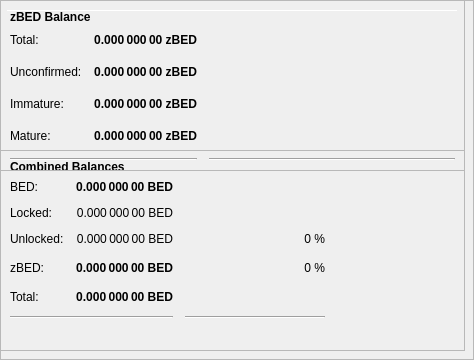
        <widget class="QFrame" name="frameObfuscation">
         <property name="minimumSize">
          <size>
           <width>0</width>
           <height>350</height>
          </size>
         </property>
         <property name="layoutDirection">
          <enum>Qt::LeftToRight</enum>
         </property>
         <property name="frameShape">
          <enum>QFrame::StyledPanel</enum>
         </property>
         <property name="frameShadow">
          <enum>QFrame::Raised</enum>
         </property>
         <widget class="QPushButton" name="runAutoDenom">
          <property name="geometry">
           <rect>
            <x>251</x>
            <y>17</y>
            <width>1</width>
            <height>1</height>
           </rect>
          </property>
          <property name="palette">
           <palette>
            <active>
             <colorrole role="WindowText">
              <brush brushstyle="SolidPattern">
               <color alpha="255">
                <red>0</red>
                <green>0</green>
                <blue>0</blue>
               </color>
              </brush>
             </colorrole>
             <colorrole role="Button">
              <brush brushstyle="SolidPattern">
               <color alpha="255">
                <red>239</red>
                <green>238</green>
                <blue>238</blue>
               </color>
              </brush>
             </colorrole>
             <colorrole role="Light">
              <brush brushstyle="SolidPattern">
               <color alpha="255">
                <red>255</red>
                <green>255</green>
                <blue>255</blue>
               </color>
              </brush>
             </colorrole>
             <colorrole role="Midlight">
              <brush brushstyle="SolidPattern">
               <color alpha="255">
                <red>247</red>
                <green>246</green>
                <blue>246</blue>
               </color>
              </brush>
             </colorrole>
             <colorrole role="Dark">
              <brush brushstyle="SolidPattern">
               <color alpha="255">
                <red>119</red>
                <green>119</green>
                <blue>119</blue>
               </color>
              </brush>
             </colorrole>
             <colorrole role="Mid">
              <brush brushstyle="SolidPattern">
               <color alpha="255">
                <red>159</red>
                <green>159</green>
                <blue>159</blue>
               </color>
              </brush>
             </colorrole>
             <colorrole role="Text">
              <brush brushstyle="SolidPattern">
               <color alpha="255">
                <red>0</red>
                <green>0</green>
                <blue>0</blue>
               </color>
              </brush>
             </colorrole>
             <colorrole role="BrightText">
              <brush brushstyle="SolidPattern">
               <color alpha="255">
                <red>255</red>
                <green>255</green>
                <blue>255</blue>
               </color>
              </brush>
             </colorrole>
             <colorrole role="ButtonText">
              <brush brushstyle="SolidPattern">
               <color alpha="255">
                <red>0</red>
                <green>0</green>
                <blue>0</blue>
               </color>
              </brush>
             </colorrole>
             <colorrole role="Base">
              <brush brushstyle="SolidPattern">
               <color alpha="255">
                <red>255</red>
                <green>255</green>
                <blue>255</blue>
               </color>
              </brush>
             </colorrole>
             <colorrole role="Window">
              <brush brushstyle="SolidPattern">
               <color alpha="255">
                <red>239</red>
                <green>238</green>
                <blue>238</blue>
               </color>
              </brush>
             </colorrole>
             <colorrole role="Shadow">
              <brush brushstyle="SolidPattern">
               <color alpha="255">
                <red>0</red>
                <green>0</green>
                <blue>0</blue>
               </color>
              </brush>
             </colorrole>
             <colorrole role="AlternateBase">
              <brush brushstyle="SolidPattern">
               <color alpha="255">
                <red>247</red>
                <green>246</green>
                <blue>246</blue>
               </color>
              </brush>
             </colorrole>
             <colorrole role="ToolTipBase">
              <brush brushstyle="SolidPattern">
               <color alpha="255">
                <red>255</red>
                <green>255</green>
                <blue>220</blue>
               </color>
              </brush>
             </colorrole>
             <colorrole role="ToolTipText">
              <brush brushstyle="SolidPattern">
               <color alpha="255">
                <red>0</red>
                <green>0</green>
                <blue>0</blue>
               </color>
              </brush>
             </colorrole>
            </active>
            <inactive>
             <colorrole role="WindowText">
              <brush brushstyle="SolidPattern">
               <color alpha="255">
                <red>0</red>
                <green>0</green>
                <blue>0</blue>
               </color>
              </brush>
             </colorrole>
             <colorrole role="Button">
              <brush brushstyle="SolidPattern">
               <color alpha="255">
                <red>239</red>
                <green>238</green>
                <blue>238</blue>
               </color>
              </brush>
             </colorrole>
             <colorrole role="Light">
              <brush brushstyle="SolidPattern">
               <color alpha="255">
                <red>255</red>
                <green>255</green>
                <blue>255</blue>
               </color>
              </brush>
             </colorrole>
             <colorrole role="Midlight">
              <brush brushstyle="SolidPattern">
               <color alpha="255">
                <red>247</red>
                <green>246</green>
                <blue>246</blue>
               </color>
              </brush>
             </colorrole>
             <colorrole role="Dark">
              <brush brushstyle="SolidPattern">
               <color alpha="255">
                <red>119</red>
                <green>119</green>
                <blue>119</blue>
               </color>
              </brush>
             </colorrole>
             <colorrole role="Mid">
              <brush brushstyle="SolidPattern">
               <color alpha="255">
                <red>159</red>
                <green>159</green>
                <blue>159</blue>
               </color>
              </brush>
             </colorrole>
             <colorrole role="Text">
              <brush brushstyle="SolidPattern">
               <color alpha="255">
                <red>0</red>
                <green>0</green>
                <blue>0</blue>
               </color>
              </brush>
             </colorrole>
             <colorrole role="BrightText">
              <brush brushstyle="SolidPattern">
               <color alpha="255">
                <red>255</red>
                <green>255</green>
                <blue>255</blue>
               </color>
              </brush>
             </colorrole>
             <colorrole role="ButtonText">
              <brush brushstyle="SolidPattern">
               <color alpha="255">
                <red>0</red>
                <green>0</green>
                <blue>0</blue>
               </color>
              </brush>
             </colorrole>
             <colorrole role="Base">
              <brush brushstyle="SolidPattern">
               <color alpha="255">
                <red>255</red>
                <green>255</green>
                <blue>255</blue>
               </color>
              </brush>
             </colorrole>
             <colorrole role="Window">
              <brush brushstyle="SolidPattern">
               <color alpha="255">
                <red>239</red>
                <green>238</green>
                <blue>238</blue>
               </color>
              </brush>
             </colorrole>
             <colorrole role="Shadow">
              <brush brushstyle="SolidPattern">
               <color alpha="255">
                <red>0</red>
                <green>0</green>
                <blue>0</blue>
               </color>
              </brush>
             </colorrole>
             <colorrole role="AlternateBase">
              <brush brushstyle="SolidPattern">
               <color alpha="255">
                <red>247</red>
                <green>246</green>
                <blue>246</blue>
               </color>
              </brush>
             </colorrole>
             <colorrole role="ToolTipBase">
              <brush brushstyle="SolidPattern">
               <color alpha="255">
                <red>255</red>
                <green>255</green>
                <blue>220</blue>
               </color>
              </brush>
             </colorrole>
             <colorrole role="ToolTipText">
              <brush brushstyle="SolidPattern">
               <color alpha="255">
                <red>0</red>
                <green>0</green>
                <blue>0</blue>
               </color>
              </brush>
             </colorrole>
            </inactive>
            <disabled>
             <colorrole role="WindowText">
              <brush brushstyle="SolidPattern">
               <color alpha="255">
                <red>119</red>
                <green>119</green>
                <blue>119</blue>
               </color>
              </brush>
             </colorrole>
             <colorrole role="Button">
              <brush brushstyle="SolidPattern">
               <color alpha="255">
                <red>239</red>
                <green>238</green>
                <blue>238</blue>
               </color>
              </brush>
             </colorrole>
             <colorrole role="Light">
              <brush brushstyle="SolidPattern">
               <color alpha="255">
                <red>255</red>
                <green>255</green>
                <blue>255</blue>
               </color>
              </brush>
             </colorrole>
             <colorrole role="Midlight">
              <brush brushstyle="SolidPattern">
               <color alpha="255">
                <red>247</red>
                <green>246</green>
                <blue>246</blue>
               </color>
              </brush>
             </colorrole>
             <colorrole role="Dark">
              <brush brushstyle="SolidPattern">
               <color alpha="255">
                <red>119</red>
                <green>119</green>
                <blue>119</blue>
               </color>
              </brush>
             </colorrole>
             <colorrole role="Mid">
              <brush brushstyle="SolidPattern">
               <color alpha="255">
                <red>159</red>
                <green>159</green>
                <blue>159</blue>
               </color>
              </brush>
             </colorrole>
             <colorrole role="Text">
              <brush brushstyle="SolidPattern">
               <color alpha="255">
                <red>119</red>
                <green>119</green>
                <blue>119</blue>
               </color>
              </brush>
             </colorrole>
             <colorrole role="BrightText">
              <brush brushstyle="SolidPattern">
               <color alpha="255">
                <red>255</red>
                <green>255</green>
                <blue>255</blue>
               </color>
              </brush>
             </colorrole>
             <colorrole role="ButtonText">
              <brush brushstyle="SolidPattern">
               <color alpha="255">
                <red>119</red>
                <green>119</green>
                <blue>119</blue>
               </color>
              </brush>
             </colorrole>
             <colorrole role="Base">
              <brush brushstyle="SolidPattern">
               <color alpha="255">
                <red>239</red>
                <green>238</green>
                <blue>238</blue>
               </color>
              </brush>
             </colorrole>
             <colorrole role="Window">
              <brush brushstyle="SolidPattern">
               <color alpha="255">
                <red>239</red>
                <green>238</green>
                <blue>238</blue>
               </color>
              </brush>
             </colorrole>
             <colorrole role="Shadow">
              <brush brushstyle="SolidPattern">
               <color alpha="255">
                <red>0</red>
                <green>0</green>
                <blue>0</blue>
               </color>
              </brush>
             </colorrole>
             <colorrole role="AlternateBase">
              <brush brushstyle="SolidPattern">
               <color alpha="255">
                <red>239</red>
                <green>238</green>
                <blue>238</blue>
               </color>
              </brush>
             </colorrole>
             <colorrole role="ToolTipBase">
              <brush brushstyle="SolidPattern">
               <color alpha="255">
                <red>255</red>
                <green>255</green>
                <blue>220</blue>
               </color>
              </brush>
             </colorrole>
             <colorrole role="ToolTipText">
              <brush brushstyle="SolidPattern">
               <color alpha="255">
                <red>0</red>
                <green>0</green>
                <blue>0</blue>
               </color>
              </brush>
             </colorrole>
            </disabled>
           </palette>
          </property>
          <property name="focusPolicy">
           <enum>Qt::NoFocus</enum>
          </property>
          <property name="autoFillBackground">
           <bool>true</bool>
          </property>
          <property name="text">
           <string/>
          </property>
          <property name="flat">
           <bool>true</bool>
          </property>
         </widget>
         <widget class="Line" name="line">
          <property name="geometry">
           <rect>
            <x>7</x>
            <y>10</y>
            <width>451</width>
            <height>1</height>
           </rect>
          </property>
          <property name="orientation">
           <enum>Qt::Horizontal</enum>
          </property>
         </widget>
         <widget class="QFrame" name="frame_3">
          <property name="geometry">
           <rect>
            <x>0</x>
            <y>150</y>
            <width>465</width>
            <height>201</height>
           </rect>
          </property>
          <property name="frameShape">
           <enum>QFrame::StyledPanel</enum>
          </property>
          <property name="frameShadow">
           <enum>QFrame::Raised</enum>
          </property>
          <layout class="QVBoxLayout" name="verticalLayout_5">
           <item>
            <layout class="QHBoxLayout" name="horizontalLayout_5" stretch="0">
             <item>
              <widget class="QLabel" name="label_5z">
               <property name="maximumSize">
                <size>
                 <width>16777215</width>
                 <height>20</height>
                </size>
               </property>
               <property name="font">
                <font>
                 <weight>75</weight>
                 <bold>true</bold>
                </font>
               </property>
               <property name="toolTip">
                <string>Combined Balances (including unconfirmed and immature coins)</string>
               </property>
               <property name="text">
                <string>&lt;html&gt;&lt;head/&gt;&lt;body&gt;&lt;p&gt;Combined Balances&lt;/p&gt;&lt;/body&gt;&lt;/html&gt;</string>
               </property>
              </widget>
             </item>
            </layout>
           </item>
           <item>
            <layout class="QGridLayout" name="gridLayout_3">
             <property name="spacing">
              <number>12</number>
             </property>
             <item row="7" column="0" colspan="2">
              <widget class="Line" name="lineSpendableBalance_3">
               <property name="orientation">
                <enum>Qt::Horizontal</enum>
               </property>
              </widget>
             </item>
             <item row="7" column="2">
              <widget class="Line" name="lineWatchBalance_3">
               <property name="sizePolicy">
                <sizepolicy hsizetype="Preferred" vsizetype="Fixed">
                 <horstretch>0</horstretch>
                 <verstretch>0</verstretch>
                </sizepolicy>
               </property>
               <property name="minimumSize">
                <size>
                 <width>140</width>
                 <height>0</height>
                </size>
               </property>
               <property name="orientation">
                <enum>Qt::Horizontal</enum>
               </property>
              </widget>
             </item>
             <item row="4" column="1">
              <widget class="QLabel" name="labelzBalancez">
               <property name="font">
                <font>
                 <weight>75</weight>
                 <bold>true</bold>
                </font>
               </property>
               <property name="cursor">
                <cursorShape>IBeamCursor</cursorShape>
               </property>
               <property name="toolTip">
                <string>Total of transactions that have yet to be confirmed, and do not yet count toward the spendable balance</string>
               </property>
               <property name="text">
                <string notr="true">0.000 000 00 BED</string>
               </property>
               <property name="alignment">
                <set>Qt::AlignRight|Qt::AlignTrailing|Qt::AlignVCenter</set>
               </property>
               <property name="textInteractionFlags">
                <set>Qt::LinksAccessibleByMouse|Qt::TextSelectableByKeyboard|Qt::TextSelectableByMouse</set>
               </property>
              </widget>
             </item>
             <item row="6" column="1">
              <widget class="QLabel" name="labelTotalz">
               <property name="font">
                <font>
                 <weight>75</weight>
                 <bold>true</bold>
                </font>
               </property>
               <property name="cursor">
                <cursorShape>IBeamCursor</cursorShape>
               </property>
               <property name="toolTip">
                <string>Total Balance, including unconfirmed and immature coins.</string>
               </property>
               <property name="text">
                <string notr="true">0.000 000 00 BED</string>
               </property>
               <property name="alignment">
                <set>Qt::AlignRight|Qt::AlignTrailing|Qt::AlignVCenter</set>
               </property>
               <property name="textInteractionFlags">
                <set>Qt::LinksAccessibleByMouse|Qt::TextSelectableByKeyboard|Qt::TextSelectableByMouse</set>
               </property>
              </widget>
             </item>
             <item row="4" column="3">
              <spacer name="horizontalSpacer_6">
               <property name="orientation">
                <enum>Qt::Horizontal</enum>
               </property>
               <property name="sizeHint" stdset="0">
                <size>
                 <width>40</width>
                 <height>20</height>
                </size>
               </property>
              </spacer>
             </item>
             <item row="6" column="0">
              <widget class="QLabel" name="labelTotalTextz">
               <property name="text">
                <string>Total:</string>
               </property>
              </widget>
             </item>
             <item row="1" column="0">
              <widget class="QLabel" name="labelBalanceTextz">
               <property name="text">
                <string>BED:</string>
               </property>
              </widget>
             </item>
             <item row="1" column="1">
              <widget class="QLabel" name="labelBalancez">
               <property name="font">
                <font>
                 <weight>75</weight>
                 <bold>true</bold>
                </font>
               </property>
               <property name="cursor">
                <cursorShape>IBeamCursor</cursorShape>
               </property>
               <property name="toolTip">
                <string>Your current spendable balance</string>
               </property>
               <property name="text">
                <string notr="true">0.000 000 00 BED</string>
               </property>
               <property name="alignment">
                <set>Qt::AlignRight|Qt::AlignTrailing|Qt::AlignVCenter</set>
               </property>
               <property name="textInteractionFlags">
                <set>Qt::LinksAccessibleByMouse|Qt::TextSelectableByKeyboard|Qt::TextSelectableByMouse</set>
               </property>
              </widget>
             </item>
             <item row="4" column="0">
              <widget class="QLabel" name="labelzBalanceTextz">
               <property name="toolTip">
                <string/>
               </property>
               <property name="text">
                <string>zBED:</string>
               </property>
              </widget>
             </item>
             <item row="4" column="2">
              <widget class="QLabel" name="labelzBEDPercent">
               <property name="toolTip">
                <string>Current percentage of zBED.
If AutoMint is enabled this percentage will settle around the configured AutoMint percentage (default = 10%)</string>
               </property>
               <property name="text">
                <string>0 %</string>
               </property>
               <property name="alignment">
                <set>Qt::AlignRight|Qt::AlignTrailing|Qt::AlignVCenter</set>
               </property>
              </widget>
             </item>
             <item row="6" column="2">
              <widget class="QLabel" name="label100Percent">
               <property name="text">
                <string/>
               </property>
               <property name="alignment">
                <set>Qt::AlignRight|Qt::AlignTrailing|Qt::AlignVCenter</set>
               </property>
              </widget>
             </item>
             <item row="2" column="1">
              <widget class="QLabel" name="labelLockedBalance">
               <property name="toolTip">
                <string>Locked BED or Masternode collaterals. These are excluded from zBED minting.</string>
               </property>
               <property name="text">
                <string>0.000 000 00 BED</string>
               </property>
               <property name="alignment">
                <set>Qt::AlignRight|Qt::AlignTrailing|Qt::AlignVCenter</set>
               </property>
              </widget>
             </item>
             <item row="2" column="0">
              <widget class="QLabel" name="labelLockedBalanceText">
               <property name="toolTip">
                <string>Locked BED or Masternode collaterals. These are excluded from zBED minting.</string>
               </property>
               <property name="text">
                <string>Locked:</string>
               </property>
              </widget>
             </item>
             <item row="3" column="0">
              <widget class="QLabel" name="labelUnLockedBalanceText">
               <property name="toolTip">
                <string>Unlocked BEDs. These can be used for zBED minting.</string>
               </property>
               <property name="text">
                <string>Unlocked:</string>
               </property>
              </widget>
             </item>
             <item row="3" column="1">
              <widget class="QLabel" name="labelUnLockedBalance">
               <property name="toolTip">
                <string>Unlocked BEDs. These can be used for zBED minting.</string>
               </property>
               <property name="text">
                <string>0.000 000 00 BED</string>
               </property>
               <property name="alignment">
                <set>Qt::AlignRight|Qt::AlignTrailing|Qt::AlignVCenter</set>
               </property>
              </widget>
             </item>
             <item row="3" column="2">
              <widget class="QLabel" name="labelBEDPercent">
               <property name="text">
                <string>0 %</string>
               </property>
               <property name="alignment">
                <set>Qt::AlignRight|Qt::AlignTrailing|Qt::AlignVCenter</set>
               </property>
              </widget>
             </item>
            </layout>
           </item>
           <item>
            <spacer name="verticalSpacer">
             <property name="orientation">
              <enum>Qt::Vertical</enum>
             </property>
             <property name="sizeHint" stdset="0">
              <size>
               <width>20</width>
               <height>40</height>
              </size>
             </property>
            </spacer>
           </item>
          </layout>
         </widget>
         <widget class="QFrame" name="frame_4">
          <property name="geometry">
           <rect>
            <x>0</x>
            <y>0</y>
            <width>465</width>
            <height>171</height>
           </rect>
          </property>
          <property name="frameShape">
           <enum>QFrame::StyledPanel</enum>
          </property>
          <property name="frameShadow">
           <enum>QFrame::Raised</enum>
          </property>
          <layout class="QVBoxLayout" name="verticalLayout_7">
           <item>
            <layout class="QHBoxLayout" name="horizontalLayout_8" stretch="0">
             <item>
              <widget class="QLabel" name="label_5z_3">
               <property name="maximumSize">
                <size>
                 <width>16777215</width>
                 <height>20</height>
                </size>
               </property>
               <property name="font">
                <font>
                 <weight>75</weight>
                 <bold>true</bold>
                </font>
               </property>
               <property name="text">
                <string>zBED Balance</string>
               </property>
              </widget>
             </item>
            </layout>
           </item>
           <item>
            <layout class="QGridLayout" name="gridLayout_5">
             <property name="spacing">
              <number>12</number>
             </property>
             <item row="4" column="0">
              <widget class="QLabel" name="labelzBalanceMatureText">
               <property name="toolTip">
                <string>Mature: more than 20 confirmation and more than 1 mints of the same denomination after it was minted.
These zBED are spendable.</string>
               </property>
               <property name="text">
                <string>Mature:</string>
               </property>
              </widget>
             </item>
             <item row="5" column="0" colspan="2">
              <widget class="Line" name="lineSpendableBalance_5">
               <property name="orientation">
                <enum>Qt::Horizontal</enum>
               </property>
              </widget>
             </item>
             <item row="1" column="1">
              <widget class="QLabel" name="labelzBalance">
               <property name="font">
                <font>
                 <weight>75</weight>
                 <bold>true</bold>
                </font>
               </property>
               <property name="cursor">
                <cursorShape>IBeamCursor</cursorShape>
               </property>
               <property name="toolTip">
                <string>All available zBED, unconfirmed and immature zBED included.</string>
               </property>
               <property name="text">
                <string notr="true">0.000 000 00 zBED</string>
               </property>
               <property name="alignment">
                <set>Qt::AlignRight|Qt::AlignTrailing|Qt::AlignVCenter</set>
               </property>
               <property name="textInteractionFlags">
                <set>Qt::LinksAccessibleByMouse|Qt::TextSelectableByKeyboard|Qt::TextSelectableByMouse</set>
               </property>
              </widget>
             </item>
             <item row="5" column="2">
              <widget class="Line" name="lineWatchBalance_5">
               <property name="sizePolicy">
                <sizepolicy hsizetype="Preferred" vsizetype="Fixed">
                 <horstretch>0</horstretch>
                 <verstretch>0</verstretch>
                </sizepolicy>
               </property>
               <property name="minimumSize">
                <size>
                 <width>140</width>
                 <height>0</height>
                </size>
               </property>
               <property name="orientation">
                <enum>Qt::Horizontal</enum>
               </property>
              </widget>
             </item>
             <item row="1" column="0">
              <widget class="QLabel" name="labelzBalanceText">
               <property name="toolTip">
                <string>All available zBED, unconfirmed and immature zBED included.</string>
               </property>
               <property name="text">
                <string>Total:</string>
               </property>
              </widget>
             </item>
             <item row="1" column="2">
              <spacer name="horizontalSpacer_8">
               <property name="orientation">
                <enum>Qt::Horizontal</enum>
               </property>
               <property name="sizeHint" stdset="0">
                <size>
                 <width>40</width>
                 <height>20</height>
                </size>
               </property>
              </spacer>
             </item>
             <item row="4" column="2">
              <spacer name="horizontalSpacer_4">
               <property name="orientation">
                <enum>Qt::Horizontal</enum>
               </property>
               <property name="sizeHint" stdset="0">
                <size>
                 <width>40</width>
                 <height>20</height>
                </size>
               </property>
              </spacer>
             </item>
             <item row="4" column="1">
              <widget class="QLabel" name="labelzBalanceMature">
               <property name="font">
                <font>
                 <weight>75</weight>
                 <bold>true</bold>
                </font>
               </property>
               <property name="toolTip">
                <string>Mature: more than 20 confirmation and more than 1 mints of the same denomination after it was minted.
These zBED are spendable.</string>
               </property>
               <property name="text">
                <string>0.000 000 00 zBED</string>
               </property>
               <property name="alignment">
                <set>Qt::AlignRight|Qt::AlignTrailing|Qt::AlignVCenter</set>
               </property>
              </widget>
             </item>
             <item row="2" column="0">
              <widget class="QLabel" name="labelzBalanceUnconfirmedText">
               <property name="toolTip">
                <string>Unconfirmed: less than 20 confirmations
Immature: confirmed, but less than 1 mints of the same denomination after it was minted</string>
               </property>
               <property name="text">
                <string>Unconfirmed:</string>
               </property>
              </widget>
             </item>
             <item row="2" column="1">
              <widget class="QLabel" name="labelzBalanceUnconfirmed">
               <property name="font">
                <font>
                 <weight>75</weight>
                 <bold>true</bold>
                </font>
               </property>
               <property name="toolTip">
                <string>Unconfirmed: less than 20 confirmations
Immature: confirmed, but less than 1 mints of the same denomination after it was minted</string>
               </property>
               <property name="text">
                <string>0.000 000 00 zBED</string>
               </property>
               <property name="alignment">
                <set>Qt::AlignRight|Qt::AlignTrailing|Qt::AlignVCenter</set>
               </property>
              </widget>
             </item>
             <item row="2" column="2">
              <spacer name="horizontalSpacer_5">
               <property name="orientation">
                <enum>Qt::Horizontal</enum>
               </property>
               <property name="sizeHint" stdset="0">
                <size>
                 <width>40</width>
                 <height>20</height>
                </size>
               </property>
              </spacer>
             </item>
             <item row="3" column="0">
              <widget class="QLabel" name="labelzBalanceImmatureText">
               <property name="toolTip">
                <string>Unconfirmed: less than 20 confirmations
Immature: confirmed, but less than 1 mints of the same denomination after it was minted</string>
               </property>
               <property name="text">
                <string>Immature:</string>
               </property>
              </widget>
             </item>
             <item row="3" column="1">
              <widget class="QLabel" name="labelzBalanceImmature">
               <property name="font">
                <font>
                 <weight>75</weight>
                 <bold>true</bold>
                </font>
               </property>
               <property name="toolTip">
                <string>Unconfirmed: less than 20 confirmations
Immature: confirmed, but less than 1 mints of the same denomination after it was minted</string>
               </property>
               <property name="text">
                <string>0.000 000 00 zBED</string>
               </property>
               <property name="alignment">
                <set>Qt::AlignRight|Qt::AlignTrailing|Qt::AlignVCenter</set>
               </property>
              </widget>
             </item>
             <item row="3" column="2">
              <spacer name="horizontalSpacer_7">
               <property name="orientation">
                <enum>Qt::Horizontal</enum>
               </property>
               <property name="sizeHint" stdset="0">
                <size>
                 <width>40</width>
                 <height>20</height>
                </size>
               </property>
              </spacer>
             </item>
            </layout>
           </item>
          </layout>
         </widget>
        </widget>
